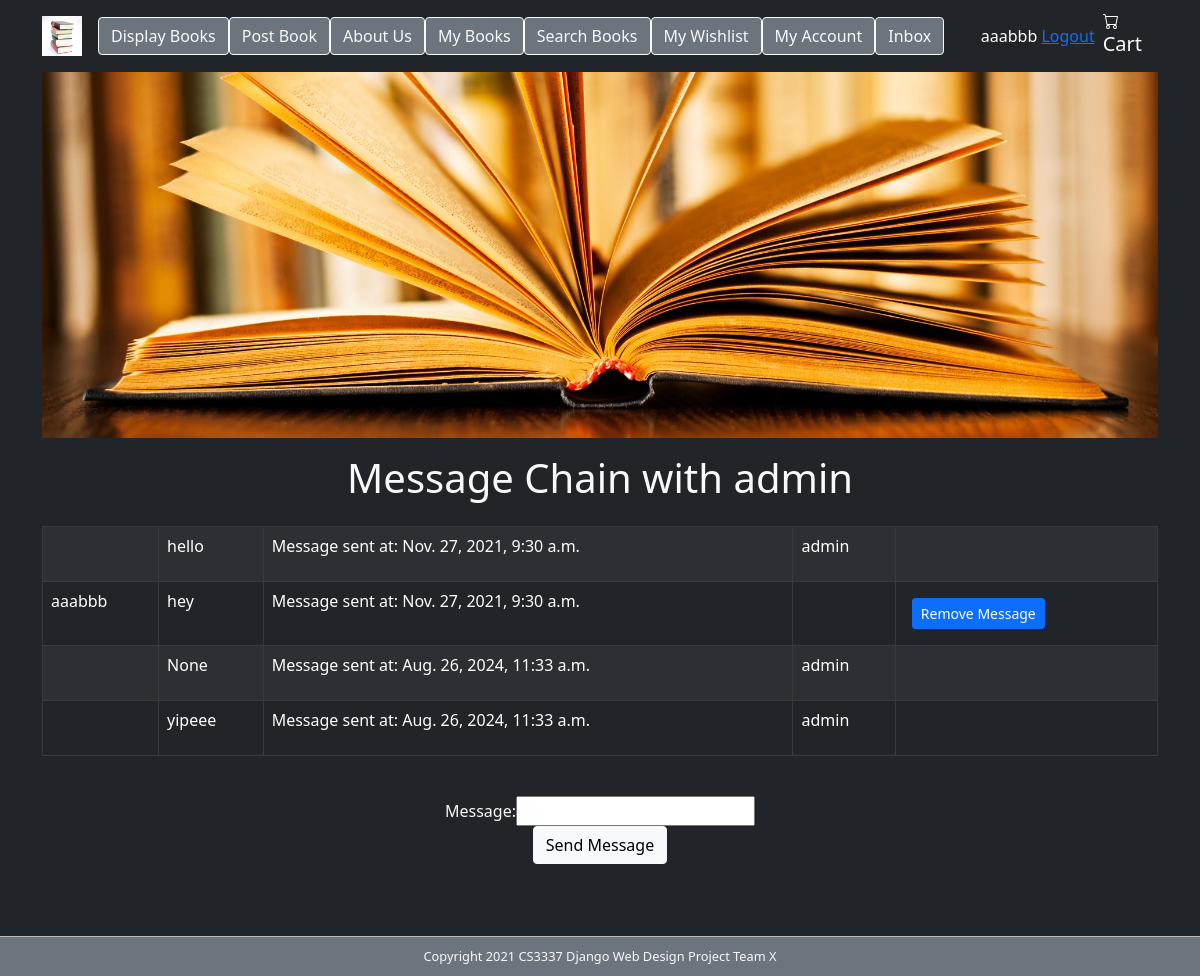
Page /message_display/admin (signed in) on the committed database.
### bookMng/models.py (models this page shows, shortened)
class MainMenu(models.Model):
    item = models.CharField(max_length=200, unique=True)
    link = models.CharField(max_length=200, unique=True)

class Message(models.Model):
    sender = models.ForeignKey(User, blank=True, null=True, on_delete=models.CASCADE, related_name="sender")
    reciever = models.ForeignKey(User, blank=True, null=True, on_delete=models.CASCADE, related_name="reciever")
    message = models.CharField(max_length=350, default="", blank=True, null=True)
    time_rec = models.DateTimeField(auto_now_add=True)

### bookMng/views.py (the view)
# urls.py: path('message_display/<str:message_recipient>', views.message_display, name='message_display'),
@login_required(login_url=reverse_lazy('login'))
def message_display(request, message_recipient):
    message = Message.objects.all().order_by('time_rec')
    current_user = request.user
    target = message_recipient
    temp = current_user
    message_chain = []
    for m in message:
        print(type(target))
        print(type(m.sender))
        if m.sender == current_user:
            if str(m.reciever) == target:
                message_chain.append(m)
                temp = m.reciever
        elif m.reciever == current_user:
            if str(m.sender) == target:
                message_chain.append(m)
                temp = m.sender
    if request.method == 'POST':
        try:
            form = MessageForm2(request.POST)
            if form.is_valid():
                message_sent = form.save(commit=False)
                try:
                    message_sent.sender = current_user
                    message_sent.reciever = temp
                except Exception:
                    pass
                message_sent.save()
        except Exception:
            pass
        return HttpResponseRedirect('/message_display/' + str(temp))
    else:
        form = MessageForm2()
    return render(request,
                  'bookMng/message_display.html',
                  {
                      'item_list': MainMenu.objects.all(),
                      'message_recipient': message_recipient,
                      'current_user': current_user,
                      'message_chain': message_chain,
                      'form': form,
                  }
                  )

### bookMng/forms.py
class MessageForm2(ModelForm):
    class Meta:
        model = Message
        fields = [
            'message',
        ]

### bookEx/templates/bookMng/message_display.html (shortened to what this page needs)
<link href="https://cdn.jsdelivr.net/npm/bootstrap@5.1.3/dist/css/bootstrap.min.css"
      rel="stylesheet"
>
{% extends "base.html" %}
{% load static %}
{% block sidenav %}
    {% for item in item_list %}
        <div align="center">
            <li>
                <a href="{{ item.link}}" align="center">
                    <button type="button" class="btn btn-secondary btn-outline-light">{{ item.item }}</button>
                </a>
            </li>
        </div>
    {% endfor %}
{% endblock sidenav %}
{% block content %}
<h1 align="center" class="p-3">Message Chain with {{message_recipient}}</h1>
<table align="center" width="600" class="table table-striped table-bordered table-dark">
    {% for m in message_chain %}
        <tr>
            <td>
                {% if m.sender == current_user %}
                    {{current_user}}
                {% endif %}
            </td>
            <td>
                {% if m.sender == current_user and m.message == "Message removed by: " %}
                    {{m.message}}{{current_user}}
                {% else %}
                    {{m.message}}
                {% endif %}
            </td>
            <td>
                <p>Message sent at: {{m.time_rec}}</p>
            </td>
            <td>
                {% if m.sender != current_user %}
                    {{m.sender}}
                {% endif %}
            </td>
            <td>
                {% if m.sender == current_user and m.message != "Message removed by: " %}
                    <a href="/remove_message/{{m.id}}" class="btn  btn-sm btn-primary m-2" role="button">
                        Remove Message</a>
                {% endif %}
            </td>
        </tr>
    {% endfor %}
</table>
<br>
<div id="beginningPosition" align="center">
    <form action=""  method="post" >
      <div align="center">
          {{form}}
      </div>
      <div align="center"><button type="submit" class="btn btn-light">Send Message</button></div>
  </form>
</div>
{% endblock content%}

### bookEx/templates/base.html (shortened to what this page needs)
<link href="https://cdn.jsdelivr.net/npm/bootstrap@5.1.3/dist/css/bootstrap.min.css"
      rel="stylesheet"
>
{% load static %}
<!DOCTYPE html>
<html lang="en">
<head>
    <link href="{% static 'main.css' %}" rel="stylesheet" type="text/css">
</head>
<body class="container bg-dark text-light">
<div>
    <header>
        <div>
        <nav class="navbar navbar-expand-lg text-white bg-dark navbar-dark">
            <a class="navbar-brand" href="/"><img src="{% static 'logo.jpg' %}" width="40" height="40" alt="" /></a>
            <div class="collapse navbar-collapse" id="navbarNav">
                <ul class="navbar-nav ">
                    {% block sidenav %}{% endblock sidenav %}
                </ul>
            </div>
            <span class="p-2" style="float: right;">
                {% if user.is_authenticated %}
                    {{ user.username }}
                    <a href="{% url 'logout' %}?next=/">Logout</a>
                {% else %}
                     Not logged in
                    <a href="{% url 'login' %}?next=/">Login</a>
                {% endif %}
            </span>
            <a class="navbar-brand" href="/shoppingcart"></i><br>Cart</a>
        </nav>
        </div>
        <div id="topbanner" >
            <img src="{% static 'topbanner.jpg' %}" alt="" class="w-100 "/>
        </div>
    </header>
        {% block content %}{% endblock content %}
    <br><br><br><br>
    <footer id="footer" class="bg-secondary text-light fixed-bottom">
        Copyright 2021 CS3337 Django Web Design Project Team X
    </footer>
</div>
</body>
</html>

### bookEx/static/main.css (style rules this page uses)
#footer { text-align: center; font-size: 0.8em; margin-top: 5px; padding-top: 10px; padding-bottom: 10px; background-color: #FFFFFF; border-top: thin solid #BBBBBB; clear: both; color: #969696; }

### rows in the picture
MainMenu: item "Display Books"
MainMenu: item "Post Book"
MainMenu: item "About Us"
MainMenu: item "My Books"
MainMenu: item "Search Books"
MainMenu: item "My Wishlist"
MainMenu: item "My Account"
MainMenu: item "Inbox"
Message: message "hello", time_rec "Nov. 27, 2021, 9:30 a.m.", sender "admin"
Message: message "hey", time_rec "Nov. 27, 2021, 9:30 a.m."
Message: message "None", time_rec "Aug. 26, 2024, 11:33 a.m.", sender "admin"
Message: message "yipeee", time_rec "Aug. 26, 2024, 11:33 a.m.", sender "admin"

### other values in the picture
{{ user.username }} "aaabbb"
{{ message_recipient }} "admin"
{{ current_user }} "aaabbb"
